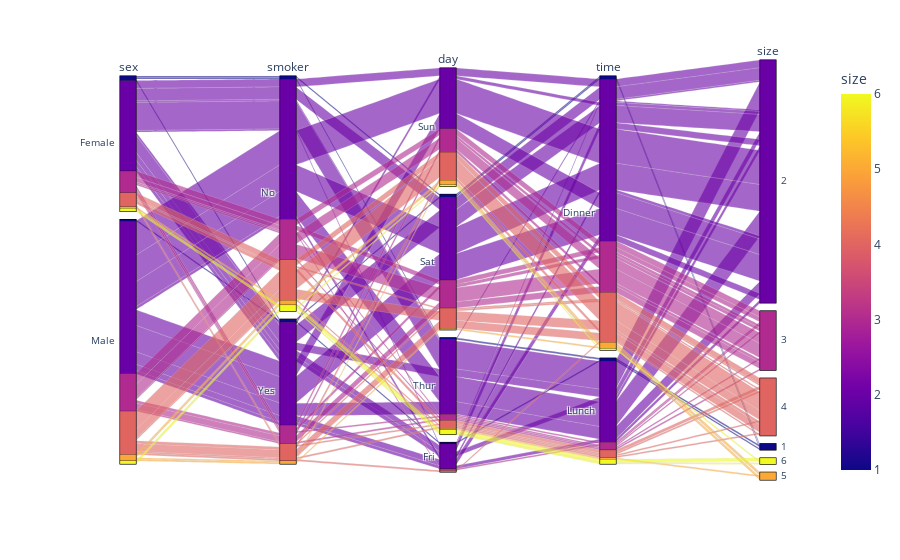

Notebook code cell kept with this figure:
### Markdown cell above
plotly express check online

### Code cell
fig = px.parallel_categories(tips,color="size")
fig

### Figure 1 — Plotly figure (JSON) as saved in the notebook; plotly's stock layout.template omitted (floating-point values rounded to 4 significant figures; data arrays with more than 128 entries replaced by an {"elided": "..."} marker saying what was removed)
{"data": [{"dimensions": [{"label": "sex", "values": {"elided": "244 str values"}}, {"label": "smoker", "values": {"elided": "244 str values"}}, {"label": "day", "values": {"elided": "244 str values"}}, {"label": "time", "values": {"elided": "244 str values"}}, {"label": "size", "values": {"elided": "244 int values"}}], "domain": {"x": [0, 1], "y": [0, 1]}, "line": {"color": {"elided": "244 int values"}, "coloraxis": "coloraxis"}, "name": "", "type": "parcats"}], "layout": {"coloraxis": {"colorbar": {"title": {"text": "size"}}, "colorscale": [[0, "#0d0887"], [0.1111, "#46039f"], [0.2222, "#7201a8"], [0.3333, "#9c179e"], [0.4444, "#bd3786"], [0.5556, "#d8576b"], [0.6667, "#ed7953"], [0.7778, "#fb9f3a"], [0.8889, "#fdca26"], [1, "#f0f921"]]}, "legend": {"tracegroupgap": 0}, "margin": {"t": 60}}}
